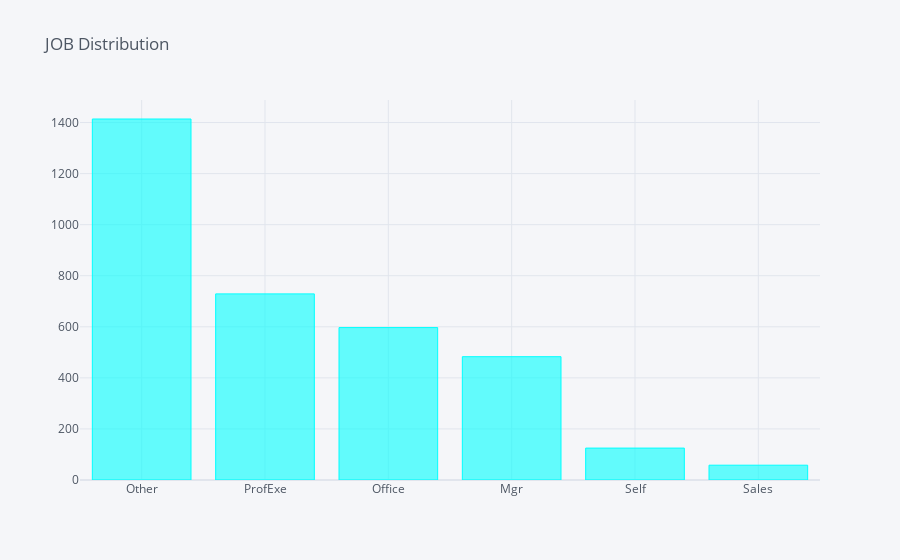
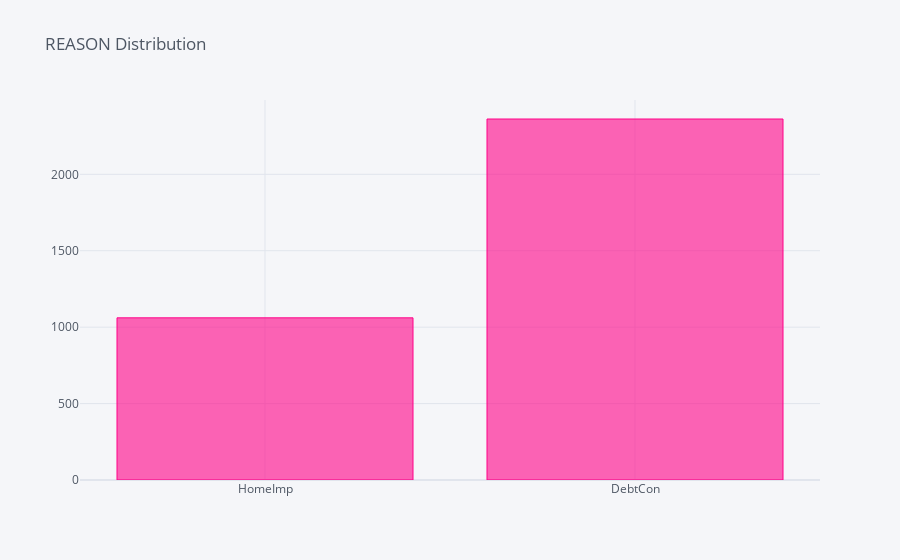

Notebook code cell kept with these figures, in order:
### Code cell
colors = ["cyan","pink"]
for i,col in enumerate(Cats):    
    Train[col].value_counts().sort_values(ascending = bool(i)).iplot(kind='bar',title = f"{col} Distribution",color = colors[i], filename='bar-subplots')

### Figure 1 — Plotly figure (JSON) as saved in the notebook; plotly's stock layout.template omitted (floating-point values rounded to 4 significant figures)
{"data": [{"marker": {"color": "rgba(0, 255, 255, 0.6)", "line": {"color": "rgba(0, 255, 255, 1.0)", "width": 1}}, "name": "JOB", "orientation": "v", "text": "", "type": "bar", "x": ["Other", "ProfExe", "Office", "Mgr", "Self", "Sales"], "y": [1414, 729, 597, 483, 125, 58]}], "layout": {"autosize": true, "legend": {"bgcolor": "#F5F6F9", "font": {"color": "#4D5663"}}, "paper_bgcolor": "#F5F6F9", "plot_bgcolor": "#F5F6F9", "title": {"font": {"color": "#4D5663"}, "text": "JOB Distribution"}, "xaxis": {"autorange": true, "gridcolor": "#E1E5ED", "range": [-0.5, 5.5], "showgrid": true, "tickfont": {"color": "#4D5663"}, "title": {"font": {"color": "#4D5663"}, "text": ""}, "type": "category", "zerolinecolor": "#E1E5ED"}, "yaxis": {"autorange": true, "gridcolor": "#E1E5ED", "range": [0, 1488.0], "showgrid": true, "tickfont": {"color": "#4D5663"}, "title": {"font": {"color": "#4D5663"}, "text": ""}, "type": "linear", "zerolinecolor": "#E1E5ED"}}}

### Figure 2 — Plotly figure (JSON) as saved in the notebook; plotly's stock layout.template omitted (floating-point values rounded to 4 significant figures)
{"data": [{"marker": {"color": "rgba(255, 0, 136, 0.6)", "line": {"color": "rgba(255, 0, 136, 1.0)", "width": 1}}, "name": "REASON", "orientation": "v", "text": "", "type": "bar", "x": ["HomeImp", "DebtCon"], "y": [1061, 2362]}], "layout": {"autosize": true, "legend": {"bgcolor": "#F5F6F9", "font": {"color": "#4D5663"}}, "paper_bgcolor": "#F5F6F9", "plot_bgcolor": "#F5F6F9", "title": {"font": {"color": "#4D5663"}, "text": "REASON Distribution"}, "xaxis": {"autorange": true, "gridcolor": "#E1E5ED", "range": [-0.5, 1.5], "showgrid": true, "tickfont": {"color": "#4D5663"}, "title": {"font": {"color": "#4D5663"}, "text": ""}, "type": "category", "zerolinecolor": "#E1E5ED"}, "yaxis": {"autorange": true, "gridcolor": "#E1E5ED", "range": [0, 2486.0], "showgrid": true, "tickfont": {"color": "#4D5663"}, "title": {"font": {"color": "#4D5663"}, "text": ""}, "type": "linear", "zerolinecolor": "#E1E5ED"}}}
